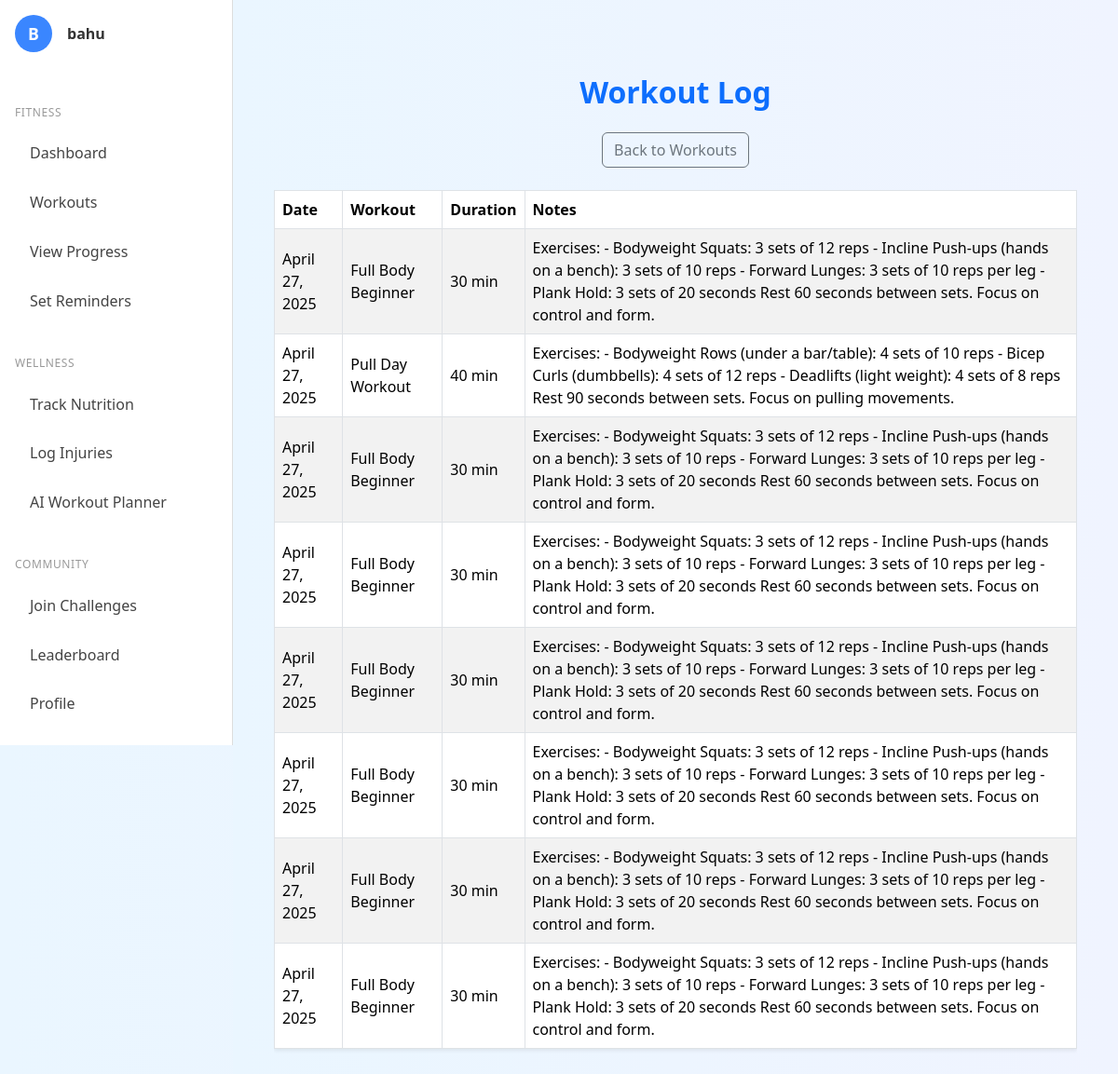
/workouts/log/ (signed in), run on an earlier commit of the app's database.
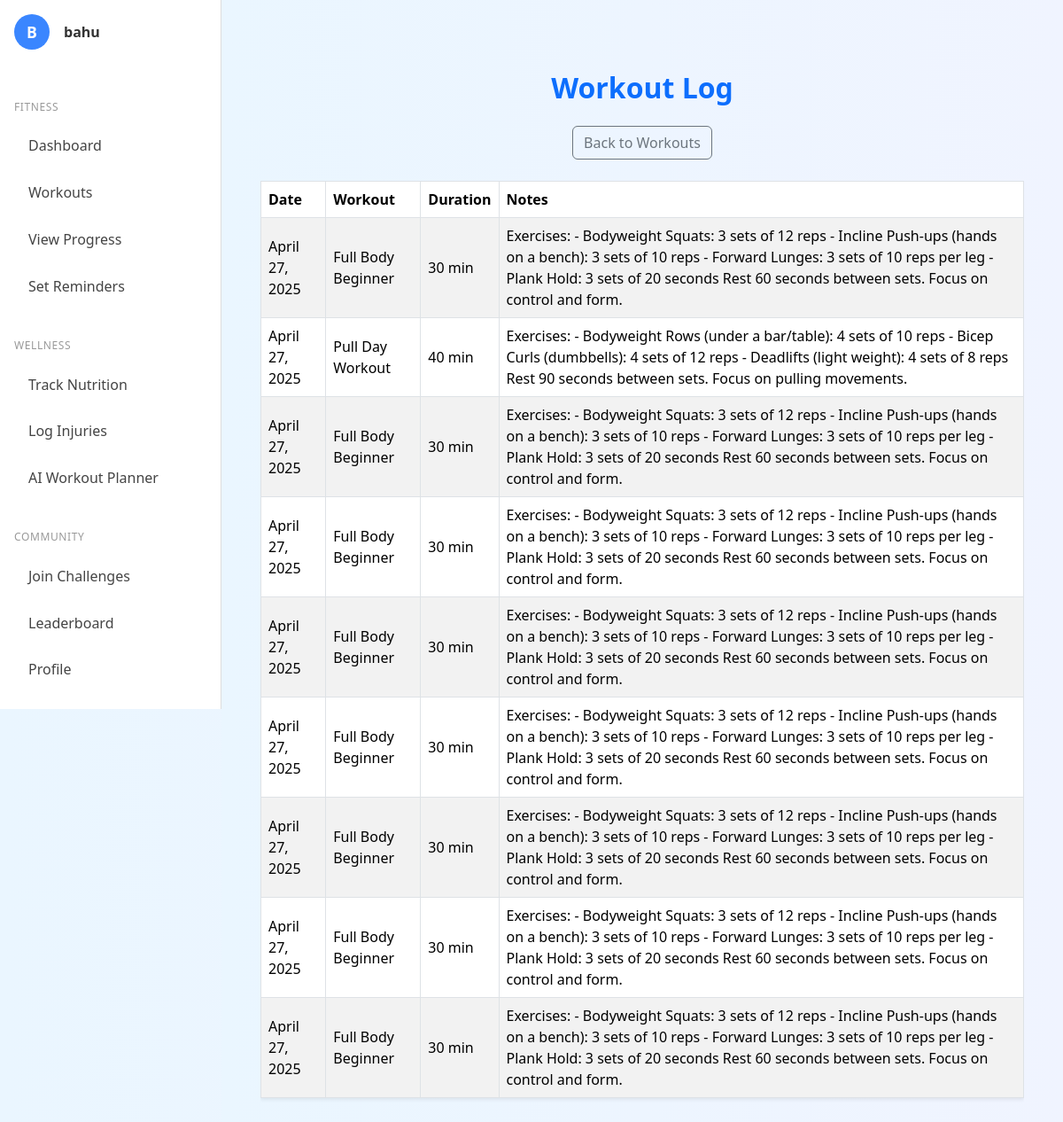
And on a later commit of the database.
### workouts/models.py (models this page shows, shortened)
class WorkoutLog(models.Model):
    WORKOUT_TYPE_CHOICES = [
        ('strength', 'Strength Training'),
        ('cardio', 'Cardio'),
        ('flexibility', 'Flexibility'),
        ('balance', 'Balance'),
    ]
    user = models.ForeignKey(User, on_delete=models.CASCADE)
    workout_type = models.CharField(max_length=20, choices=WORKOUT_TYPE_CHOICES)
    exercise_name = models.CharField(max_length=100)
    sets = models.PositiveIntegerField(null=True, blank=True)
    reps = models.PositiveIntegerField(null=True, blank=True)
    weight = models.DecimalField(max_digits=5, decimal_places=2, null=True, blank=True)
    duration = models.PositiveIntegerField(null=True, blank=True)  # in minutes
    notes = models.TextField(blank=True)
    date = models.DateField()
    created_at = models.DateTimeField(auto_now_add=True)

### workouts/views.py (the view)
# urls.py: path('log/', views.workout_log_view, name='workout_log'),
def workout_log_view(request):
    workouts = WorkoutLog.objects.filter(user=request.user).order_by('-date')
    context = {
        'workouts': workouts,
        'dark_mode': request.COOKIES.get('darkMode') == 'true',
    }
    return render(request, 'workouts/workout_log.html', context)

### workouts/templates/workouts/workout_log.html
{% extends "base.html" %}
{% block content %}
<div class="container py-5">
  <h2 class="text-center fw-bold text-primary mb-4">Workout Log</h2>
  <div class="text-center mb-4">
    <a href="{% url 'workouts_home' %}" class="btn btn-outline-secondary">
      Back to Workouts
    </a>
  </div>
  <div class="table-responsive">
  <table class="table table-bordered table-hover align-middle shadow-sm table-striped">
    <thead>
      <tr>
        <th scope="col">Date</th>
        <th scope="col">Workout</th>
        <th scope="col">Duration</th>
        <th scope="col">Notes</th>
      </tr>
    </thead>
    <tbody>
      {% if workouts %}
        {% for workout in workouts %}
        <tr>
          <td>{{ workout.date|date:"F j, Y" }}</td>
          <td>{{ workout.exercise_name }}</td>
          <td>
            {% if workout.duration %}
              {{ workout.duration }} min
            {% else %}
              —
            {% endif %}
          </td>
          <td>{{ workout.notes|default:"No notes" }}</td>
        </tr>
        {% endfor %}
      {% else %}
        <tr>
          <td colspan="4" class="text-center text-muted">
            No workouts logged yet. Start by adding a workout.
          </td>
        </tr>
      {% endif %}
    </tbody>
  </table>
</div>
</div>
{% endblock %}

### accounts/templates/base.html (shortened to what this page needs)
{% load static %}
<!DOCTYPE html>
<html lang="en">
<head>
  <link href="https://cdn.jsdelivr.net/npm/bootstrap@5.3.3/dist/css/bootstrap.min.css" rel="stylesheet" />
  <link rel="stylesheet" href="{% static 'accounts/style.css' %}" />
</head>
<body{% if dark_mode %} class="dark-mode"{% endif %}>
<div class="sidebar d-flex flex-column p-3">
  <div class="d-flex align-items-center gap-3 mb-4">
    <div class="sidebar-avatar">
      {{ request.user.username|first|upper }}
    </div>
    <div>
      <div class="sidebar-username">{{ request.user.username }}</div>
    </div>
  </div>
  <div class="sidebar-section-title">Fitness</div>
  <a href="{% url 'dashboard' %}" class="sidebar-link">Dashboard</a>
  <a href="{% url 'workouts_home' %}" class="sidebar-link">Workouts</a>
  <a href="#" class="sidebar-link">View Progress</a>
  <a href="#" class="sidebar-link">Set Reminders</a>
  <div class="sidebar-section-title">Wellness</div>
  <a href="{% url 'nutrition_tracking' %}" class="sidebar-link">Track Nutrition</a>
  <a href="{% url 'injury_log' %}" class="sidebar-link">Log Injuries</a>
  <a href="#" class="sidebar-link">AI Workout Planner</a>
  <div class="sidebar-section-title">Community</div>
  <a href="{% url 'challenges:list' %}" class="sidebar-link">Join Challenges</a>
  <a href="{% url 'challenges:leaderboard' %}" class="sidebar-link">Leaderboard</a>
  <a href="#" class="sidebar-link">Profile</a>
</div>
<div class="main-content">
  {% block content %}
  {% endblock %}
</div>
</body>
</html>

### accounts/static/accounts/style.css (style rules this page uses)
body { background: linear-gradient(to right, #eaf6ff, #f0f4ff); font-family: 'Segoe UI', Tahoma, Geneva, Verdana, sans-serif; transition: background-color 0.3s ease, color 0.3s ease; }
.badge, .btn, .progress { transition: background-color 0.3s ease, color 0.3s ease; }
.sidebar { width: 240px; background-color: #ffffff; border-right: 1px solid #ddd; padding: 1.5rem 1rem; position: fixed; top: 0; bottom: 0; left: 0; z-index: 100; }
.sidebar-avatar { width: 40px; height: 40px; background-color: #3a86ff; border-radius: 50%; color: white; font-weight: bold; font-size: 1.1rem; display: flex; align-items: center; justify-content: center; }
.sidebar-username { font-weight: bold; color: #333333; }
.sidebar-section-title { font-size: 0.75rem; color: #999; margin-top: 2rem; margin-bottom: 0.5rem; letter-spacing: 0.05em; text-transform: uppercase; }
.sidebar-link { display: block; padding: 0.65rem 1rem; margin: 0.25rem 0; border-radius: 8px; color: #444; font-weight: 500; text-decoration: none; }
.main-content { margin-left: 240px; flex-grow: 1; background: linear-gradient(to right, #eaf6ff, #f0f4ff); }
html, body { height: 100%; margin: 0; }
.sidebar { background-color: #fff; border-right: 1px solid #ddd; }
.sidebar { width: 250px; position: fixed; top: 0; left: 0; height: 100vh; overflow-y: auto; }
.main-content { margin-left: 250px; padding: 2rem; }

What changed in the data, as far as the page shows it:
added WorkoutLog: date "April 27, 2025", exercise_name "Full Body Beginner", duration "30", notes "Exercises: - Bodyweight Squats: 3 sets of 12 reps - Incline Push-ups (hands on a bench): 3 sets of 10 reps - Forward Lunges: 3 sets of 10 reps per leg - Plank Hold: 3 sets of 20 seconds Rest 60 seconds between sets. Focus on control and form."
